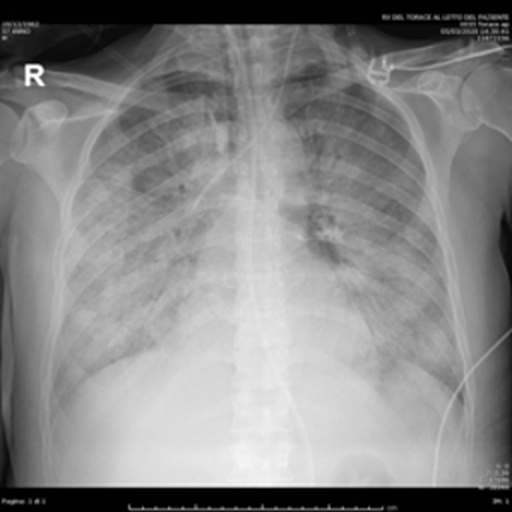
#> input picture assets/rsvd.png, 512 x 512 px, found by its file name
$ python rsvd.py
#> lines starting #> are read from the running program, lines starting #| are printed output that depends on the picture
#> further down, img is the input picture: shape (512, 512); min 0, max 255, mean 135.8
#!/usr/bin/env python
# coding: utf-8

# In[1]:


import numpy as np
import matplotlib.pyplot as plt
import cv2

# In[19]:


def rsvd(A, r):

#> called with r = 200
    m, n = A.shape
#> m = 512; n = 512

    P = np.random.randn(n, r)

    Z = A @ P

    # Finding the QR decomposition of Z
    Q, _ = np.linalg.qr(Z, mode='reduced')
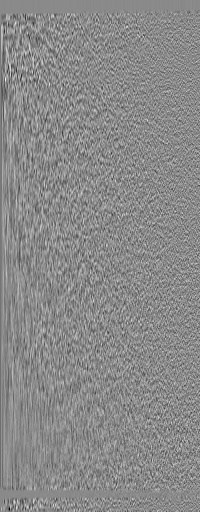
#> Q: shape (512, 200) float64; min -0.306, max 0.259, mean -0.000342; drawn with min black and max white

    # Finding the B matrix, which is the projection of A onto Q
    B = Q.T @ A
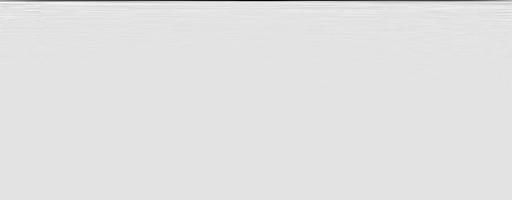
#> B: shape (200, 512) float64; min -4235.1, max 512.9, mean -19.6; drawn with min black and max white

    # Finding the SVD of B
    Uhat, S, V = np.linalg.svd(B, full_matrices=False)
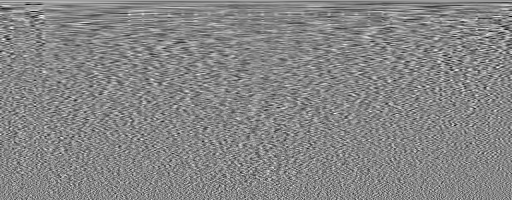
#> V: shape (200, 512) float64; min -0.229, max 0.206, mean 0.000234; drawn with min black and max white
#> S = 200 values, max 75653.1 at index 0, min 7.08 at index 199, mean 663.8

    # Making the U matrix
    U = Q @ Uhat
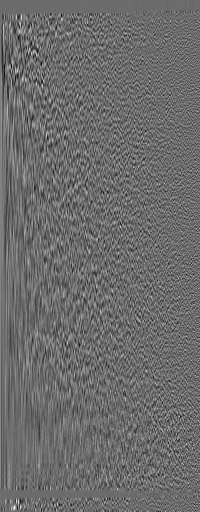
#> U: shape (512, 200) float64; min -0.222, max 0.302, mean 0.000216; drawn with min black and max white

    return U, S, V

# In[20]:


img = cv2.imread('assets/rsvd.png', 0)

# In[ ]:


u_rsvd, s_rsvd, v_rsvd = rsvd(img, 200)
#> s_rsvd has the same summary as S in rsvd
print(u_rsvd.shape, s_rsvd.shape, v_rsvd.shape)
#| (512, 200) (200,) (200, 512)
u_svd, s_svd, v_svd = np.linalg.svd(img, full_matrices=False)
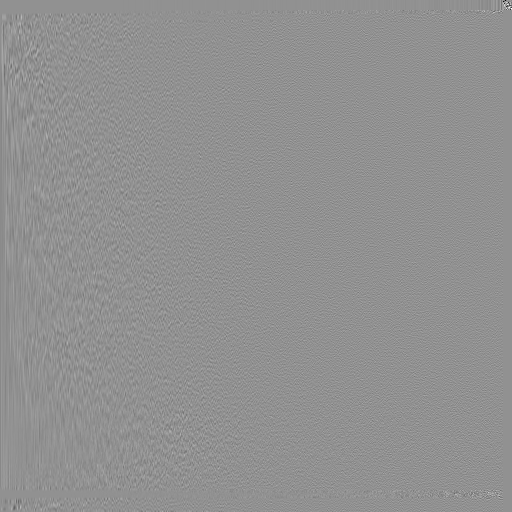
#> u_svd: shape (512, 512) float64; min -0.933, max 0.703, mean -9.48e-05; drawn with min black and max white
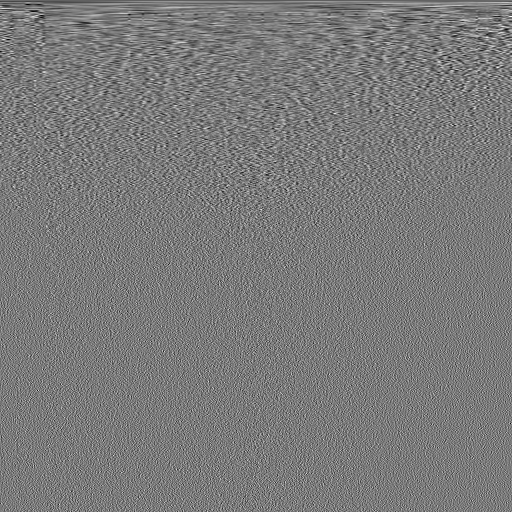
#> v_svd: shape (512, 512) float64; min -0.213, max 0.229, mean -8.98e-05; drawn with min black and max white
#> s_svd = 512 values, max 75653.1 at index 0, min 6.53e-12 at index 504, mean 262.6
print(u_svd.shape, s_svd.shape, v_svd.shape)
#| (512, 512) (512,) (512, 512)

# In[18]:


# Plotting both the images side by side

fig, axs = plt.subplots(1, 3, figsize=(15, 15))
axs[0].imshow(img, cmap='gray')
axs[0].set_title('Original Image')
axs[1].imshow(u_rsvd @ np.diag(s_rsvd) @ v_rsvd, cmap='gray')
axs[1].set_title('rSVD Image')
axs[2].imshow(u_svd @ np.diag(s_svd) @ v_svd, cmap='gray')
axs[2].set_title('SVD Image')

# generate an image of the fig using cv.write
plt.savefig('generated_assets/rsvd_comparision.png')
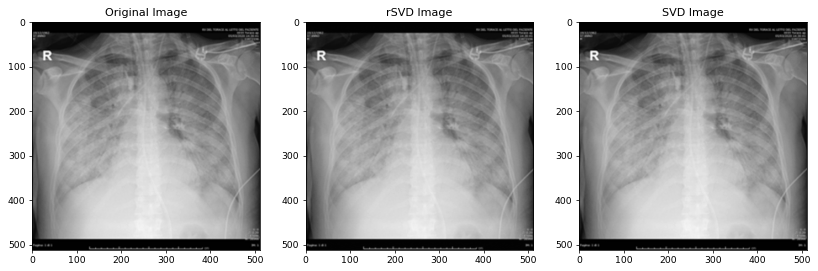
#> figure drawn by matplotlib, 3 panels
# plt.show()

$ run again, with assets/input_image.png copied over assets/rsvd.png
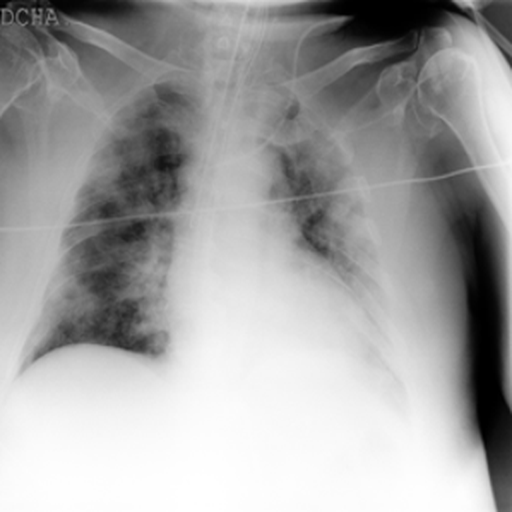
#> input picture assets/input_image.png, 512 x 512 px, found by its file name
#> img is the input picture: shape (512, 512); min 0, max 255, mean 163.7
#> S = 200 values, max 88456.7 at index 0, min 6.58 at index 199, mean 831.1
#> s_rsvd has the same summary as S in rsvd
#| (512, 200) (200,) (200, 512)
#> `u_svd, s_svd, v_svd = np.linalg.svd(img, full_matrices=False)`:
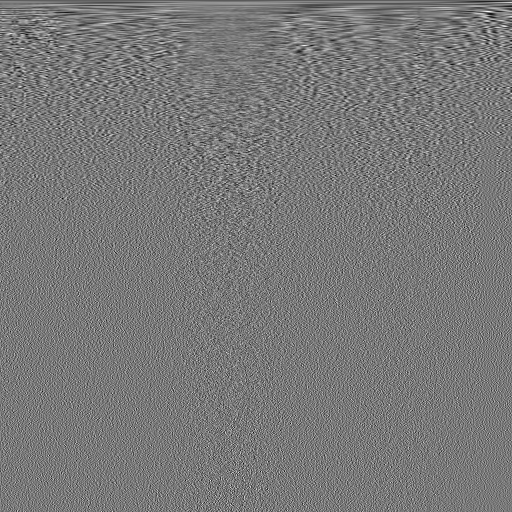
#> v_svd: shape (512, 512) float64; min -0.209, max 0.231, mean -0.000107; drawn with min black and max white
#> s_svd = 512 values, max 88456.7 at index 0, min 0.00663 at index 511, mean 327.6
#| (512, 512) (512,) (512, 512)
#> `plt.savefig('generated_assets/rsvd_comparision.png')`:
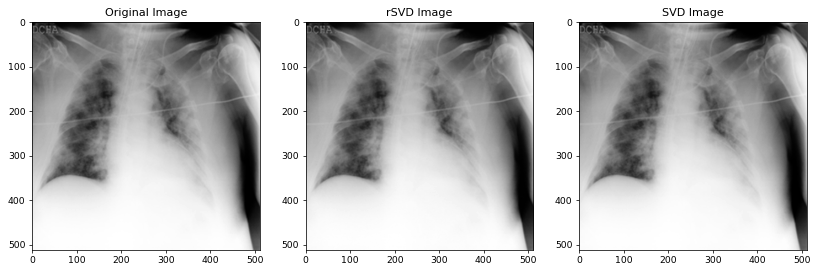
#> figure drawn by matplotlib, 3 panels

$ run again, with assets/input_image_arnold.png copied over assets/rsvd.png
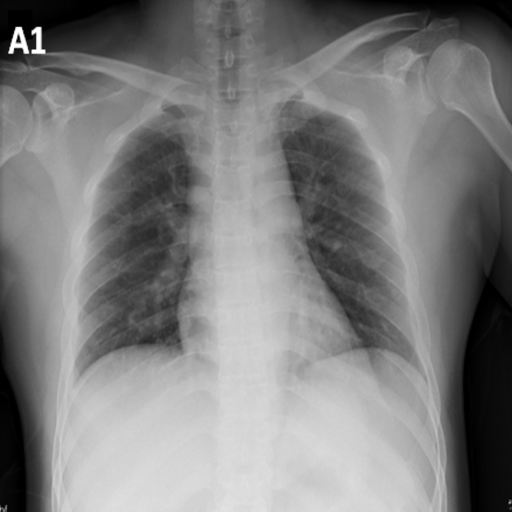
#> input picture assets/input_image_arnold.png, 512 x 512 px, found by its file name
#> img is the input picture: shape (512, 512); min 0, max 255, mean 126.1
#> S = 200 values, max 69278.8 at index 0, min 13.74 at index 199, mean 700.2
#> s_rsvd has the same summary as S in rsvd
#| (512, 200) (200,) (200, 512)
#> `u_svd, s_svd, v_svd = np.linalg.svd(img, full_matrices=False)`:
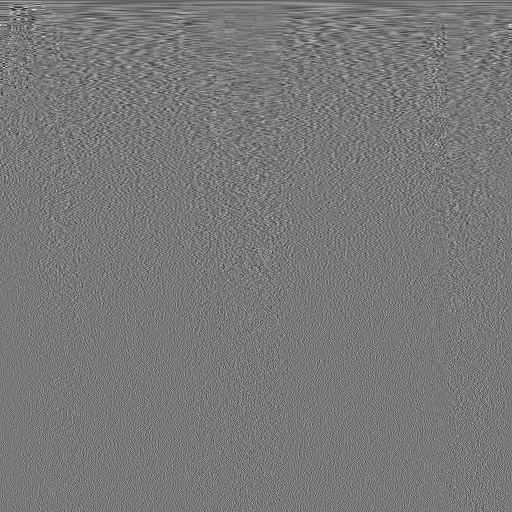
#> v_svd: shape (512, 512) float64; min -0.277, max 0.304, mean -8.28e-05; drawn with min black and max white
#> s_svd = 512 values, max 69278.8 at index 0, min 0.000255 at index 511, mean 279.3
#| (512, 512) (512,) (512, 512)
#> `plt.savefig('generated_assets/rsvd_comparision.png')`:
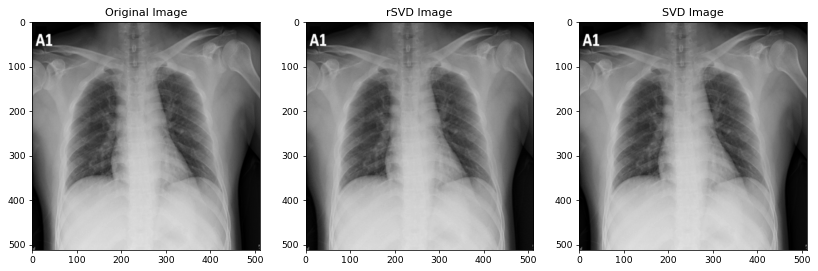
#> figure drawn by matplotlib, 3 panels
